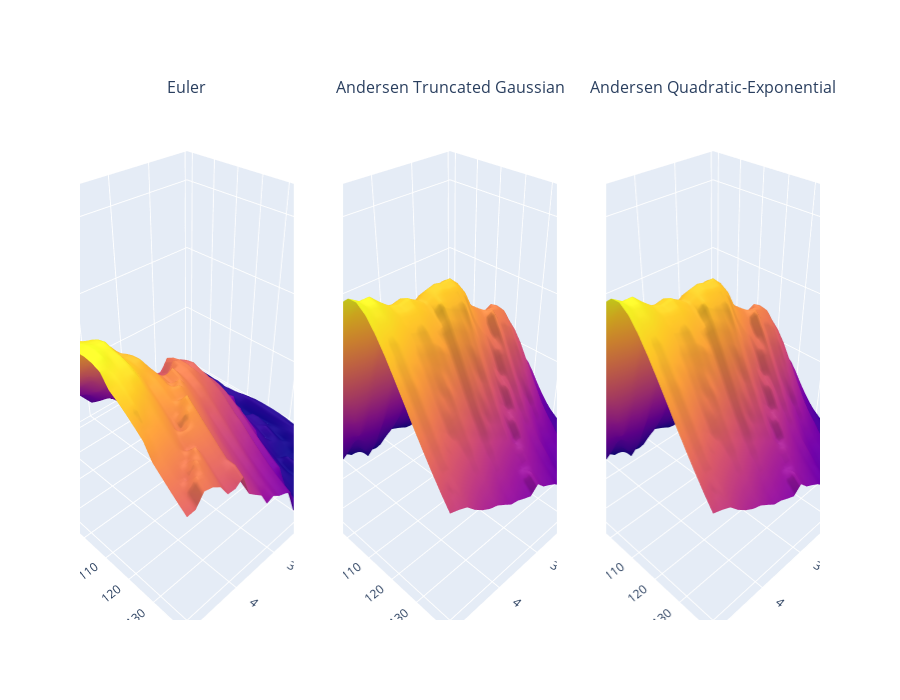

The notebook cell this image was saved under:
### Code cell
import plotly.graph_objects as go
import plotly.express as px
from plotly.subplots import make_subplots

fig = make_subplots(rows=1, cols=3, specs=[[{'type':'surface'}, {'type':'surface'}, {'type':'surface'}]], subplot_titles = ['Euler', 'Andersen Truncated Gaussian', 'Andersen Quadratic-Exponential'], shared_xaxes=True)


max_error = max(test2_euler.values.max(), test2_anderson_tg.values.max(), test2_anderson_qe.values.max())
min_error  =min(test2_euler.values.min(), test2_anderson_tg.values.min(), test2_anderson_qe.values.min())

fig.add_trace(go.Surface(z=test2_euler.values, x=test2_euler.columns, y=test2_euler.index, showscale=False), row=1, col=1, )
fig.add_trace(go.Surface(z=test2_anderson_tg.values, x=test2_anderson_tg.columns, y=test2_anderson_tg.index, showscale=False), row=1, col=2)
fig.add_trace(go.Surface(z=test2_anderson_qe.values, x=test2_anderson_qe.columns, y=test2_anderson_qe.index, showscale=False), row=1, col=3)
fig.update_scenes(xaxis_title_text='T',  
                  yaxis_title_text='Strike',  
                  zaxis_title_text='error',
                     zaxis = dict(nticks=4, range=[min_error*(1.02),max_error*(1.02)]))

fig.update_layout(
    height=700);
fig.show()

### Figure 1 — Plotly figure (JSON) as saved in the notebook; plotly's stock layout.template omitted (floating-point values rounded to 4 significant figures; data arrays with more than 128 entries replaced by an {"elided": "..."} marker saying what was removed)
{"data": [{"scene": "scene", "showscale": false, "type": "surface", "x": [0.1, 0.269, 0.4379, 0.6069, 0.7759, 0.9448, 1.114, 1.283, 1.452, 1.621, 1.79, 1.959, 2.128, 2.297, 2.466, 2.634, 2.803, 2.972, 3.141, 3.31, 3.479, 3.648, 3.817, 3.986, 4.155, 4.324, 4.493, 4.662, 4.831, 5], "y": [60, 62.76, 65.52, 68.28, 71.03, 73.79, 76.55, 79.31, 82.07, 84.83, 87.59, 90.34, 93.1, 95.86, 98.62, 101.4, 104.1, 106.9, 109.7, 112.4, 115.2, 117.9, 120.7, 123.4, 126.2, 129.0, 131.7, 134.5, 137.2, 140], "z": {"elided": "30x30 float values"}}, {"scene": "scene2", "showscale": false, "type": "surface", "x": [0.1, 0.269, 0.4379, 0.6069, 0.7759, 0.9448, 1.114, 1.283, 1.452, 1.621, 1.79, 1.959, 2.128, 2.297, 2.466, 2.634, 2.803, 2.972, 3.141, 3.31, 3.479, 3.648, 3.817, 3.986, 4.155, 4.324, 4.493, 4.662, 4.831, 5], "y": [60, 62.76, 65.52, 68.28, 71.03, 73.79, 76.55, 79.31, 82.07, 84.83, 87.59, 90.34, 93.1, 95.86, 98.62, 101.4, 104.1, 106.9, 109.7, 112.4, 115.2, 117.9, 120.7, 123.4, 126.2, 129.0, 131.7, 134.5, 137.2, 140], "z": {"elided": "30x30 float values"}}, {"scene": "scene3", "showscale": false, "type": "surface", "x": [0.1, 0.269, 0.4379, 0.6069, 0.7759, 0.9448, 1.114, 1.283, 1.452, 1.621, 1.79, 1.959, 2.128, 2.297, 2.466, 2.634, 2.803, 2.972, 3.141, 3.31, 3.479, 3.648, 3.817, 3.986, 4.155, 4.324, 4.493, 4.662, 4.831, 5], "y": [60, 62.76, 65.52, 68.28, 71.03, 73.79, 76.55, 79.31, 82.07, 84.83, 87.59, 90.34, 93.1, 95.86, 98.62, 101.4, 104.1, 106.9, 109.7, 112.4, 115.2, 117.9, 120.7, 123.4, 126.2, 129.0, 131.7, 134.5, 137.2, 140], "z": {"elided": "30x30 float values"}}], "layout": {"annotations": [{"font": {"size": 16}, "showarrow": false, "text": "Euler", "x": 0.1444, "xanchor": "center", "xref": "paper", "y": 1, "yanchor": "bottom", "yref": "paper"}, {"font": {"size": 16}, "showarrow": false, "text": "Andersen Truncated Gaussian", "x": 0.5, "xanchor": "center", "xref": "paper", "y": 1, "yanchor": "bottom", "yref": "paper"}, {"font": {"size": 16}, "showarrow": false, "text": "Andersen Quadratic-Exponential", "x": 0.8556, "xanchor": "center", "xref": "paper", "y": 1, "yanchor": "bottom", "yref": "paper"}], "height": 700, "scene": {"domain": {"x": [0, 0.2889], "y": [0, 1]}, "xaxis": {"title": {"text": "T"}}, "yaxis": {"title": {"text": "Strike"}}, "zaxis": {"nticks": 4, "range": [1.132e-05, 0.1693], "title": {"text": "error"}}}, "scene2": {"domain": {"x": [0.3556, 0.6444], "y": [0, 1]}, "xaxis": {"title": {"text": "T"}}, "yaxis": {"title": {"text": "Strike"}}, "zaxis": {"nticks": 4, "range": [1.132e-05, 0.1693], "title": {"text": "error"}}}, "scene3": {"domain": {"x": [0.7111, 1], "y": [0, 1]}, "xaxis": {"title": {"text": "T"}}, "yaxis": {"title": {"text": "Strike"}}, "zaxis": {"nticks": 4, "range": [1.132e-05, 0.1693], "title": {"text": "error"}}}}}
